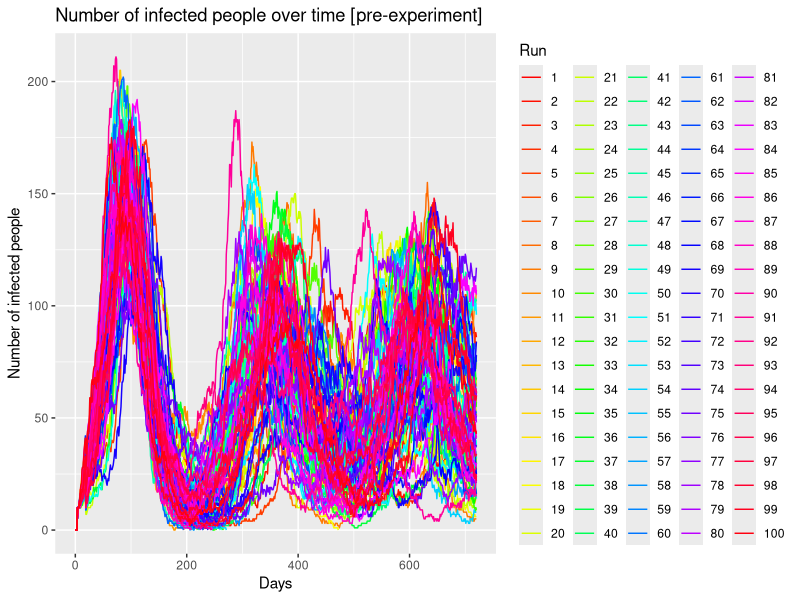
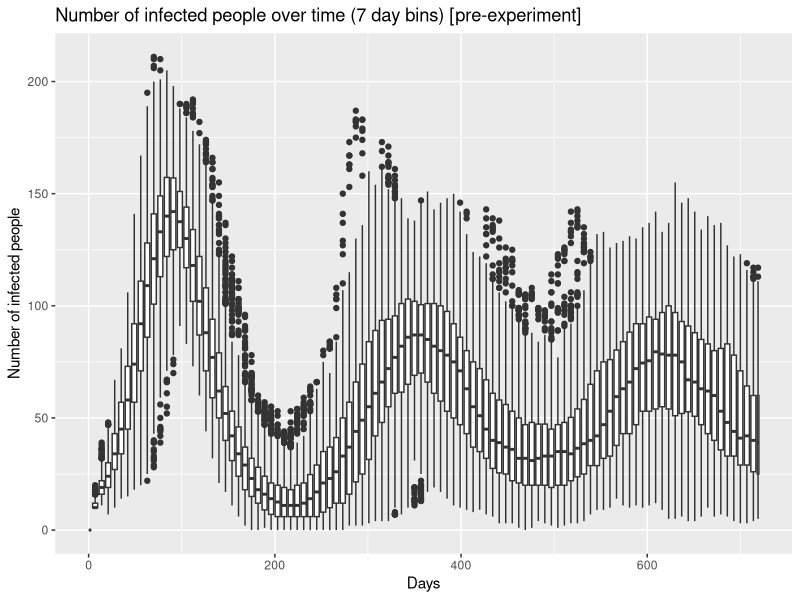
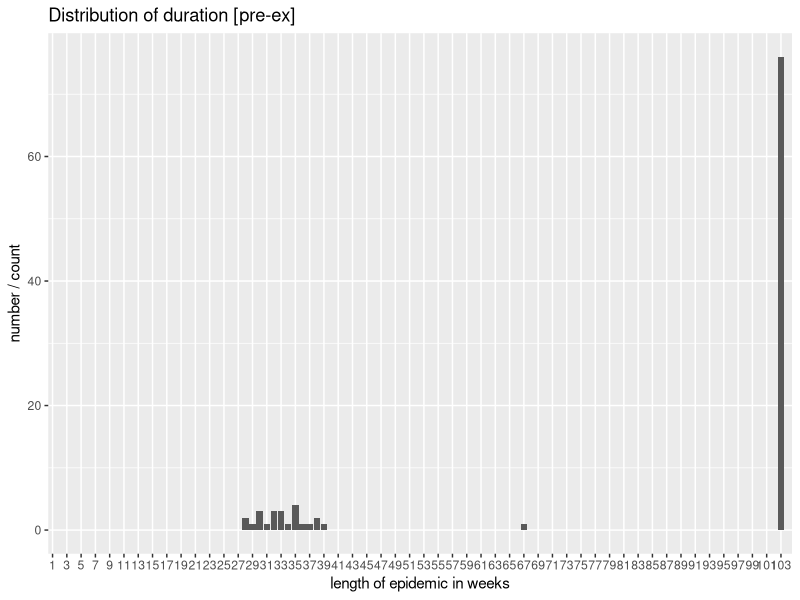
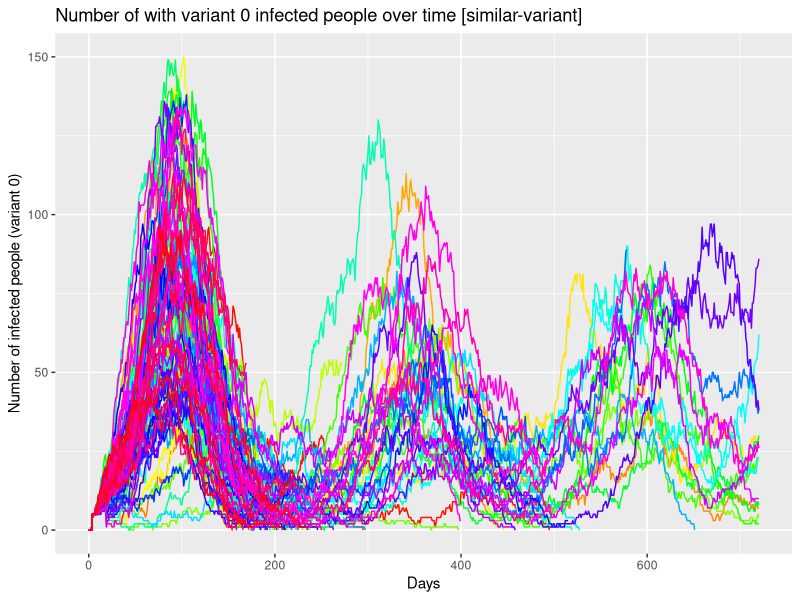
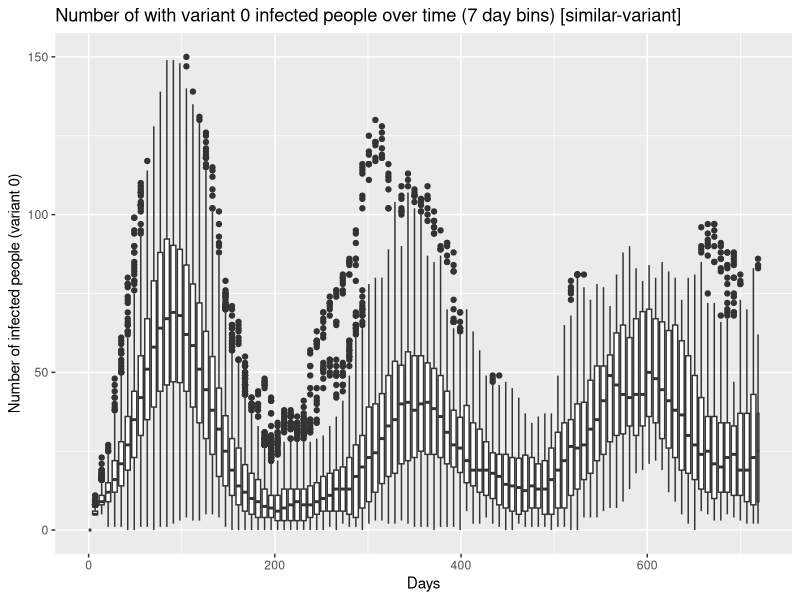
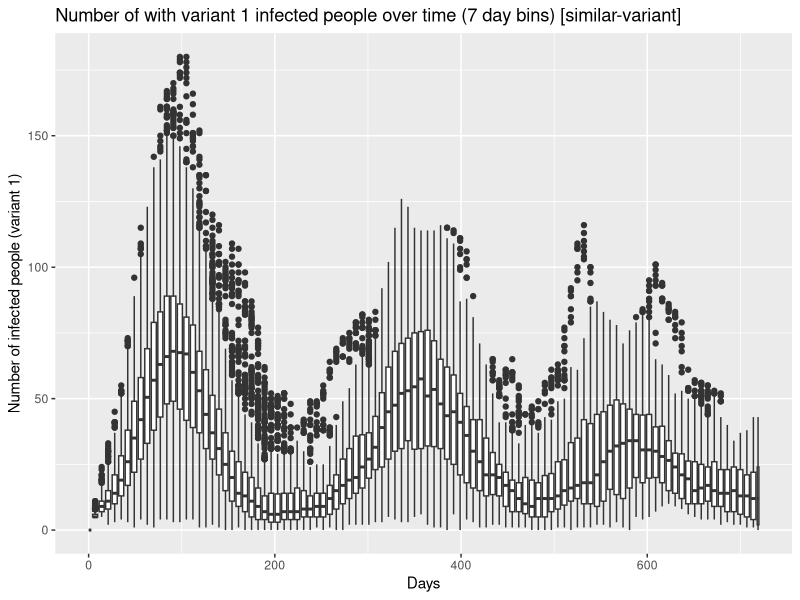
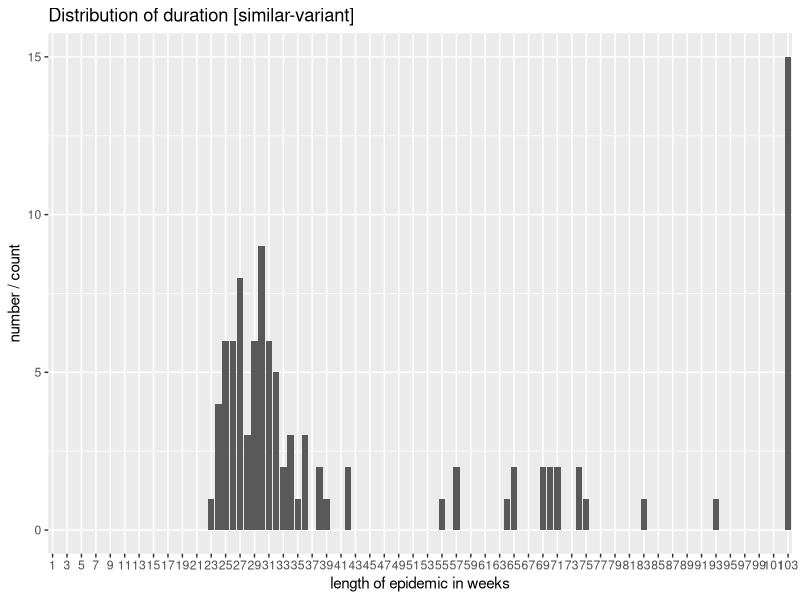
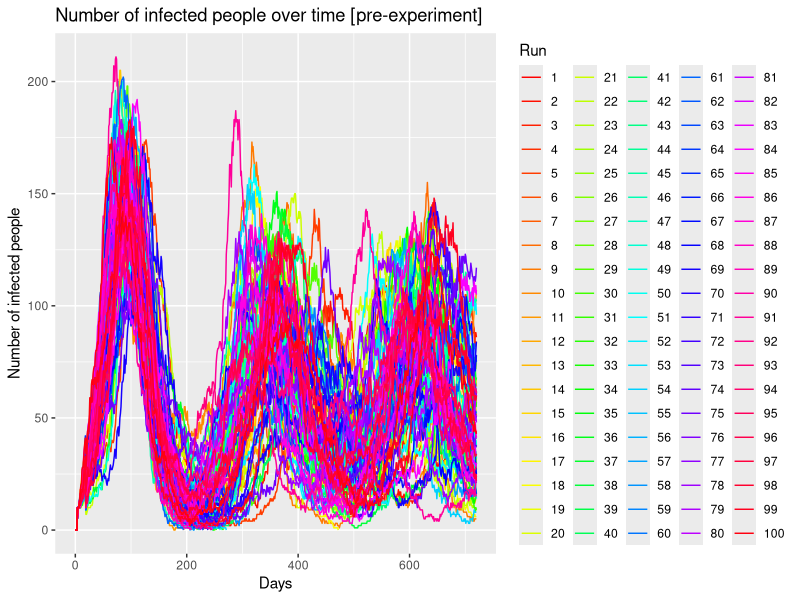

Here is the R script that generated these plots, in order: (Note: this script raises an error after producing the figures.)
#Put this at the top of every file, unless you really really want to work with factors
#this will save you a lot of confusion
options(stringsAsFactors = FALSE)
options(device=.Platform$OS.type)
options(gsubfn.engine = "R")

#these are from two separate packages
library(ggplot2)

# needed for reshaping data frames
# library(reshape2)

#used for querying data, performing aggregations, filtering, etc.
library(sqldf)

##### PRE-EXPERIMENT #####
df_preExperiment = read.table("netlogo/pre-experiment.csv", skip = 6, sep = ",", head=TRUE)
# Remove the X. in the column names
colnames(df_preExperiment) = gsub("X\\.", "", colnames(df_preExperiment))
summary(df_preExperiment)

# Array of curves
ggplot(data=df_preExperiment, aes(x=step., y=n.sick.people, group=run.number.)) + #use myDataFrame for the data, columns for x and y
  geom_line(aes(colour = as.factor(run.number.))) + #we want to use points, colored by runNumber
  xlab("Days") +  #specify x and y labels
  ylab("Number of infected people") +
  ggtitle("Number of infected people over time [pre-experiment]") + #give the plot a title
  scale_colour_manual("Run",values = rainbow(max(df_preExperiment$run.number., na.rm = FALSE)))
readline(prompt = "Press [enter] to continue")
ggsave("./diagrams/pre-ex/arrayOfCurves.png")

ggplot(data=df_preExperiment, aes(x=step., y=n.sick.people, group=round(step./7))) +
  geom_boxplot() +
  xlab("Days") +  #specify x and y labels
  ylab("Number of infected people") +
  ggtitle("Number of infected people over time (7 day bins) [pre-experiment]")
readline(prompt = "Press [enter] to continue")
ggsave("./diagrams/pre-ex/boxplot.png")


duration = aggregate(df_preExperiment$step., by = list(df_preExperiment$run.number.), max)
colnames(duration)[1] = 'run'
colnames(duration)[2] = 'duration'

duration

# 23 times, the virus was wiped out earlier
# According to the previous boxplot these are still outliers
lengths(duration[duration$duration < 720, ])

duration$duration = round(duration$duration /7)

# ggplot(data = duration, aes(x='run', y=x)) +
#   geom_boxplot() +
#   ylab("Duration of epidemic in days") +
#   xlab("runs") +
#   ggtitle("Distribution of duration [pre-experiment]")
# ggsave("./diagrams/pre-ex/duration.png")
# readline(prompt = "Press [enter] to continue")

ggplot(data = duration, aes(x=as.factor(duration)), group=round(step./7)) +
  geom_bar() +
  ylab("number / count") +
  xlab("length of epidemic in weeks") +
  scale_x_discrete(limits = as.factor(1:(round(720/7)+1)), breaks = seq(1, round(720/7), by=2)) +
  ggtitle("Distribution of duration [pre-ex]")
readline(prompt = "Press [enter] to continue")
ggsave("./diagrams/pre-ex/duration.png")


###########################
##### SIMILAR-VARIANT #####
df_similarVariant = read.table("netlogo/similar-variant.csv", skip = 6, sep = ",", head=TRUE)
# Remove the X. in the column names
colnames(df_similarVariant) = gsub("X\\.", "", colnames(df_similarVariant))
summary(df_similarVariant)

# Array of curves
ggplot(data=df_similarVariant, aes(x=step., y=n.people.sick.var0, group=run.number., color=qsec)) + #use myDataFrame for the data, columns for x and y
  geom_line(aes(colour = as.factor(run.number.))) + #we want to use points, colored by runNumber
  theme(legend.position = "none") +
  xlab("Days") +  #specify x and y labels
  ylab("Number of infected people (variant 0)") +
  ggtitle("Number of with variant 0 infected people over time [similar-variant]") + #give the plot a title
  scale_colour_manual("Run",values = rainbow(max(df_similarVariant$run.number., na.rm = FALSE)))
  # scale_color_gradient(low="blue", high="red")
  # scale_fill_distiller(palette = "RdPu")
readline(prompt = "Press [enter] to continue")
ggsave("./diagrams/sim-var/arrayOfCurvesVar0.png")



ggplot(data=df_similarVariant, aes(x=step., y=n.people.sick.var0, group=round(step./7))) +
  geom_boxplot() +
  xlab("Days") +  #specify x and y labels
  ylab("Number of infected people (variant 0)") +
  ggtitle("Number of with variant 0 infected people over time (7 day bins) [similar-variant]")
readline(prompt = "Press [enter] to continue")
ggsave("./diagrams/sim-var/boxplot0.png")


ggplot(data=df_similarVariant, aes(x=step., y=n.people.sick.var1, group=round(step./7))) +
  geom_boxplot() +
  xlab("Days") +  #specify x and y labels
  ylab("Number of infected people (variant 1)") +
  ggtitle("Number of with variant 1 infected people over time (7 day bins) [similar-variant]")
readline(prompt = "Press [enter] to continue")
ggsave("./diagrams/sim-var/boxplot1.png")



duration = aggregate(df_similarVariant$step., by = list(df_similarVariant$run.number.), max)
colnames(duration)[1] = 'run'
colnames(duration)[2] = 'duration'


# 243 times, the viruses were wiped out earlier  TODO similar to pre-ex
# According to the previous boxplot these are still outliers
lengths(duration[duration$duration < 720, ])
# A X and B X


duration$duration = round(duration$duration /7)

duration

ggplot(data = duration, aes(x=as.factor(duration)), group=round(step./7)) +
  geom_bar() +
  ylab("number / count") +
  xlab("length of epidemic in weeks") +
  scale_x_discrete(limits = as.factor(1:round(720/7)), breaks = seq(1, round(720/7), by=2)) +
  ggtitle("Distribution of duration [similar-variant]")
readline(prompt = "Press [enter] to continue")
ggsave("./diagrams/sim-var/duration.png")



## Variant 0 died ##
# get every tuple after variant 0 died
# A X, B X and V
df_simVar_var0died <- sqldf("select [run.number.], [step.], [n.people.exposed.var1], [n.people.sick.var1] from df_similarVariant where [n.people.exposed.var0] = 0 and [n.people.sick.var0] = 0")
head(df_simVar_var0died)

# A X and B X
df_simVar_var0thenvar1died <- sqldf("select [run.number.] from df_simVar_var0died where [n.people.exposed.var1] = 0 and [n.people.sick.var1] = 0")
head(df_simVar_var0thenvar1died)
lengths(df_simVar_var1thenvar0died)

# A X and B V
df_simVar_var0diedvar1survived <- df_simVar_var0died[!(df_simVar_var0died$run.number. %in% df_simVar_var0thenvar1died$run.number.),]
df_simVar_var0diedvar1survived = df_simVar_var0diedvar1survived[!duplicated(df_simVar_var0diedvar1survived$run.number.),]
lengths(df_simVar_var0diedvar1survived)
head(df_simVar_var0diedvar1survived)
# 336

# get the first point in time => time of extinction of each run
df_simVar_var0died = df_simVar_var0died[!duplicated(df_simVar_var0died$run.number.),]
head(df_simVar_var0died)

ggplot(data=df_simVar_var0died, aes(x=step., y = 0)) +
  geom_boxplot() +
  geom_point(alpha=0.25, position = position_jitter(w = 0, h = 0.1)) +
  # geom_jitter() +
  xlab("Day of extinction (variant 0)") +  #specify x and y labels
  ylab("") +
  ggtitle("Extinction of variant 0 over time [similar-variant]")
readline(prompt = "Press [enter] to continue")
ggsave("./diagrams/sim-var/timeOfExtinctionVar0.png")


# was the other variant also on a low?
df_simVar_var0died$n.people.var1 = df_simVar_var0died$n.people.exposed.var1 + df_simVar_var0died$n.people.sick.var1
ggplot(data=df_simVar_var0died, aes(x=0, y = n.people.var1)) +
  geom_boxplot() +
  geom_point(alpha=0.25, position = position_jitter(w = 0.1, h = 0)) +
  # geom_jitter() +
  xlab("") +  #specify x and y labels
  ylab("Number of people with var1 (E+I)") +
  ggtitle("Number of people with var1 during time of extinction of var 1 [similar-variant]")
readline(prompt = "Press [enter] to continue")
ggsave("./diagrams/sim-var/levelVar1AfterExtinctionVar0.png")


# 48 times var 0 died
# 481
lengths(df_simVar_var0died)


## Variant 1 died ##
# get every tuple after variant 1 died
# B X, A X and V
df_simVar_var1died <- sqldf("select [run.number.], [step.], [n.people.exposed.var0], [n.people.sick.var0] from df_similarVariant where [n.people.exposed.var1] = 0 and [n.people.sick.var1] = 0")
head(df_simVar_var1died)

# A X and B X
df_simVar_var1thenvar0died <- sqldf("select [run.number.] from df_simVar_var1died where [n.people.exposed.var0] = 0 and [n.people.sick.var0] = 0")
head(df_simVar_var1thenvar0died)

# A V and B X
df_simVar_var1diedvar0survived <- df_simVar_var1died[!(df_simVar_var1died$run.number. %in% df_simVar_var1thenvar0died$run.number.),]
df_simVar_var1diedvar0survived = df_simVar_var1diedvar0survived[!duplicated(df_simVar_var1diedvar0survived$run.number.),]
lengths(df_simVar_var1diedvar0survived)
head(df_simVar_var1diedvar0survived)
# 335

# get the first point in time => time of extinction of each run
df_simVar_var1died = df_simVar_var1died[!duplicated(df_simVar_var1died$run.number.),]
head(df_simVar_var1died)



ggplot(data=df_simVar_var1died, aes(x=step., y = 0)) +
  geom_boxplot() +
  geom_point(alpha=0.25, position = position_jitter(w = 0, h = 0.1)) +
  # geom_jitter() +
  xlab("Day of extinction (variant 1)") +  #specify x and y labels
  ylab("") +
  ggtitle("Extinction of variant 1 over time [similar-variant]")
readline(prompt = "Press [enter] to continue")
ggsave("./diagrams/sim-var/timeOfExtinctionVar1.png")


# 37 times var 1 died
# 446 times
lengths(df_simVar_var1died)

# was the other variant also on a low?
df_simVar_var1died$n.people.var0 = df_simVar_var1died$n.people.exposed.var0 + df_simVar_var1died$n.people.sick.var0
ggplot(data=df_simVar_var1died, aes(x=0, y = n.people.var0)) +
  geom_boxplot() +
  geom_point(alpha=0.25, position = position_jitter(w = 0.1, h = 0)) +
  # geom_jitter() +
  xlab("") +  #specify x and y labels
  ylab("Number of people with var0 (E+I)") +
  ggtitle("Number of people with var0 during time of extinction of var 1 [similar-variant]")
readline(prompt = "Press [enter] to continue")
ggsave("./diagrams/sim-var/levelVar0AfterExtinctionVar1.png")


# TODO run 1000 times (maybe concurrent)
# TODO Tell why
# TODO Disclaimer that this is just script code, code might be not idempotent
